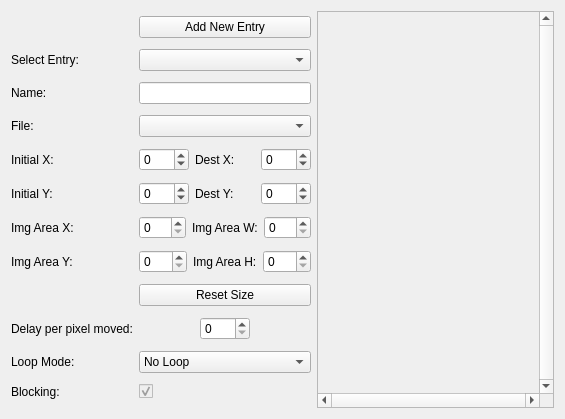
<?xml version="1.0" encoding="UTF-8"?>
<ui version="4.0">
 <class>tab_image</class>
 <widget class="QWidget" name="tab_image">
  <property name="geometry">
   <rect>
    <x>0</x>
    <y>0</y>
    <width>565</width>
    <height>419</height>
   </rect>
  </property>
  <property name="windowTitle">
   <string>Form</string>
  </property>
  <layout class="QVBoxLayout" name="verticalLayout_2">
   <item>
    <layout class="QHBoxLayout" name="horizontalLayout">
     <property name="topMargin">
      <number>0</number>
     </property>
     <item>
      <layout class="QGridLayout" name="gridLayout">
       <item row="4" column="0">
        <widget class="QLabel" name="label_4">
         <property name="text">
          <string>Initial X:</string>
         </property>
        </widget>
       </item>
       <item row="5" column="0">
        <widget class="QLabel" name="label_5">
         <property name="text">
          <string>Initial Y:</string>
         </property>
        </widget>
       </item>
       <item row="7" column="0">
        <widget class="QLabel" name="label_11">
         <property name="text">
          <string>Img Area Y:</string>
         </property>
        </widget>
       </item>
       <item row="6" column="0">
        <widget class="QLabel" name="label_10">
         <property name="text">
          <string>Img Area X:</string>
         </property>
        </widget>
       </item>
       <item row="11" column="0">
        <widget class="QLabel" name="label_14">
         <property name="text">
          <string>Loop Mode:</string>
         </property>
        </widget>
       </item>
       <item row="12" column="0">
        <widget class="QLabel" name="label_9">
         <property name="text">
          <string>Blocking:</string>
         </property>
        </widget>
       </item>
       <item row="10" column="0">
        <widget class="QLabel" name="label_8">
         <property name="text">
          <string>Delay per pixel moved:</string>
         </property>
        </widget>
       </item>
       <item row="1" column="0">
        <widget class="QLabel" name="label">
         <property name="text">
          <string>Select Entry:</string>
         </property>
        </widget>
       </item>
       <item row="2" column="0">
        <widget class="QLabel" name="label_2">
         <property name="text">
          <string>Name:</string>
         </property>
        </widget>
       </item>
       <item row="3" column="0">
        <widget class="QLabel" name="label_3">
         <property name="text">
          <string>File:</string>
         </property>
        </widget>
       </item>
       <item row="4" column="1">
        <layout class="QHBoxLayout" name="horizontalLayout_2">
         <property name="leftMargin">
          <number>0</number>
         </property>
         <item>
          <widget class="QSpinBox" name="init_x_spinBox">
           <property name="maximumSize">
            <size>
             <width>50</width>
             <height>16777215</height>
            </size>
           </property>
           <property name="minimum">
            <number>-999</number>
           </property>
           <property name="maximum">
            <number>999</number>
           </property>
          </widget>
         </item>
         <item>
          <widget class="QLabel" name="label_6">
           <property name="text">
            <string>Dest X:</string>
           </property>
          </widget>
         </item>
         <item>
          <widget class="QSpinBox" name="destx_spinBox">
           <property name="maximumSize">
            <size>
             <width>50</width>
             <height>16777215</height>
            </size>
           </property>
           <property name="minimum">
            <number>-999</number>
           </property>
           <property name="maximum">
            <number>999</number>
           </property>
          </widget>
         </item>
        </layout>
       </item>
       <item row="5" column="1">
        <layout class="QHBoxLayout" name="horizontalLayout_3">
         <item>
          <widget class="QSpinBox" name="init_y_spinBox">
           <property name="maximumSize">
            <size>
             <width>50</width>
             <height>16777215</height>
            </size>
           </property>
           <property name="minimum">
            <number>-999</number>
           </property>
           <property name="maximum">
            <number>999</number>
           </property>
          </widget>
         </item>
         <item>
          <widget class="QLabel" name="label_7">
           <property name="text">
            <string>Dest Y:</string>
           </property>
          </widget>
         </item>
         <item>
          <widget class="QSpinBox" name="desty_spinBox">
           <property name="maximumSize">
            <size>
             <width>50</width>
             <height>16777215</height>
            </size>
           </property>
           <property name="minimum">
            <number>-999</number>
           </property>
           <property name="maximum">
            <number>999</number>
           </property>
          </widget>
         </item>
        </layout>
       </item>
       <item row="6" column="1">
        <layout class="QHBoxLayout" name="horizontalLayout_4">
         <item>
          <widget class="QSpinBox" name="img_area_x">
           <property name="maximumSize">
            <size>
             <width>50</width>
             <height>16777215</height>
            </size>
           </property>
           <property name="maximum">
            <number>320</number>
           </property>
          </widget>
         </item>
         <item>
          <widget class="QLabel" name="label_12">
           <property name="text">
            <string>Img Area W:</string>
           </property>
          </widget>
         </item>
         <item>
          <widget class="QSpinBox" name="img_area_w">
           <property name="maximumSize">
            <size>
             <width>50</width>
             <height>16777215</height>
            </size>
           </property>
           <property name="maximum">
            <number>320</number>
           </property>
          </widget>
         </item>
        </layout>
       </item>
       <item row="7" column="1">
        <layout class="QHBoxLayout" name="horizontalLayout_5">
         <item>
          <widget class="QSpinBox" name="img_area_y">
           <property name="maximumSize">
            <size>
             <width>50</width>
             <height>16777215</height>
            </size>
           </property>
           <property name="maximum">
            <number>240</number>
           </property>
          </widget>
         </item>
         <item>
          <widget class="QLabel" name="label_13">
           <property name="text">
            <string>Img Area H:</string>
           </property>
          </widget>
         </item>
         <item>
          <widget class="QSpinBox" name="img_area_h">
           <property name="maximumSize">
            <size>
             <width>50</width>
             <height>16777215</height>
            </size>
           </property>
           <property name="maximum">
            <number>240</number>
           </property>
          </widget>
         </item>
        </layout>
       </item>
       <item row="10" column="1">
        <layout class="QHBoxLayout" name="horizontalLayout_6">
         <item>
          <widget class="QSpinBox" name="delay_spinBox">
           <property name="maximumSize">
            <size>
             <width>50</width>
             <height>16777215</height>
            </size>
           </property>
           <property name="maximum">
            <number>9999</number>
           </property>
          </widget>
         </item>
        </layout>
       </item>
       <item row="11" column="1">
        <widget class="QComboBox" name="comboBox">
         <item>
          <property name="text">
           <string>No Loop</string>
          </property>
         </item>
         <item>
          <property name="text">
           <string>Continuous Loop</string>
          </property>
         </item>
         <item>
          <property name="text">
           <string>Auto-Reverse Loop</string>
          </property>
         </item>
        </widget>
       </item>
       <item row="12" column="1">
        <widget class="QCheckBox" name="blocking_checkBox">
         <property name="enabled">
          <bool>false</bool>
         </property>
         <property name="text">
          <string/>
         </property>
         <property name="shortcut">
          <string>Ctrl+S</string>
         </property>
         <property name="checked">
          <bool>true</bool>
         </property>
        </widget>
       </item>
       <item row="3" column="1">
        <widget class="QComboBox" name="filename_comboBox"/>
       </item>
       <item row="2" column="1">
        <widget class="QLineEdit" name="name_textEdit"/>
       </item>
       <item row="1" column="1">
        <widget class="QComboBox" name="select_comboBox"/>
       </item>
       <item row="0" column="1">
        <widget class="QPushButton" name="add_Button">
         <property name="text">
          <string>Add New Entry</string>
         </property>
        </widget>
       </item>
       <item row="8" column="1">
        <widget class="QPushButton" name="pushButton">
         <property name="text">
          <string>Reset Size</string>
         </property>
         <property name="icon">
          <iconset>
           <normalon>:/toolbar_icons/task-recurring.png</normalon>
          </iconset>
         </property>
        </widget>
       </item>
      </layout>
     </item>
     <item>
      <widget class="QScrollArea" name="scrollArea">
       <property name="verticalScrollBarPolicy">
        <enum>Qt::ScrollBarAlwaysOn</enum>
       </property>
       <property name="horizontalScrollBarPolicy">
        <enum>Qt::ScrollBarAlwaysOn</enum>
       </property>
       <property name="widgetResizable">
        <bool>true</bool>
       </property>
       <widget class="QWidget" name="scrollAreaWidgetContents">
        <property name="geometry">
         <rect>
          <x>0</x>
          <y>0</y>
          <width>148</width>
          <height>383</height>
         </rect>
        </property>
        <property name="sizePolicy">
         <sizepolicy hsizetype="Expanding" vsizetype="Expanding">
          <horstretch>0</horstretch>
          <verstretch>0</verstretch>
         </sizepolicy>
        </property>
        <widget class="ImageAreaPreview" name="image_preview_widget" native="true">
         <property name="geometry">
          <rect>
           <x>9</x>
           <y>9</y>
           <width>320</width>
           <height>334</height>
          </rect>
         </property>
         <property name="minimumSize">
          <size>
           <width>320</width>
           <height>240</height>
          </size>
         </property>
        </widget>
       </widget>
      </widget>
     </item>
    </layout>
   </item>
  </layout>
 </widget>
 <customwidgets>
  <customwidget>
   <class>ImageAreaPreview</class>
   <extends>QWidget</extends>
   <header>scenes/imageareapreview.h</header>
   <container>1</container>
  </customwidget>
 </customwidgets>
 <resources/>
 <connections/>
</ui>
